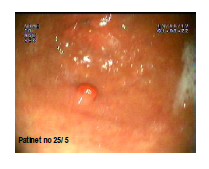
%> input picture image1.png, 209 x 169 px
$ octave circularTry.m   (GNU Octave 9; MATLAB toolbox functions it lacks are replaced by stand-ins)
%> lines starting %> are read from the running program, lines starting %| are printed output that depends on the picture; in (x1, y1, x2, y2) boxes, pixels count from 0 and x2, y2 are one past the last pixel; in counts of white or black regions, pixels touching at a corner belong together; the program's own positions count from 1
RGB = imread('image1.png');
%> RGB is the input picture: size 169x209x3 uint8; mean R, G, B 206.2, 150.9, 117.4
imshow(RGB);

I = rgb2gray(RGB);
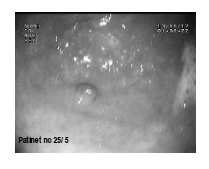
%> I: size 169x209 uint8; min 0, max 255, mean 163.6
threshold = graythresh(I);
%> threshold = 0.722
bw = im2bw(I,threshold);
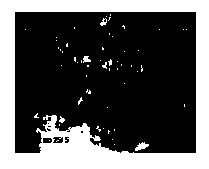
%> bw: size 169x209 logical; 32.9% white; 56 white regions (51 under 20 px), largest, box (x1, y1, x2, y2) and area: (0, 0, 209, 169) 11260, (135, 142, 149, 151) 68, (83, 56, 91, 63) 37, (100, 18, 107, 26) 30, (59, 116, 65, 123) 24
imshow(bw)

% remove all object containing fewer than 30 pixels
%bw = bwareaopen(bw,30);

% fill a gap in the pen's cap
se = strel('disk',2);
bw = imclose(bw,se);
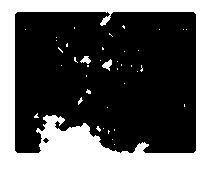
%> bw: size 169x209 logical; 33.9% white; 40 white regions (37 under 20 px), largest, box (x1, y1, x2, y2) and area: (0, 0, 209, 169) 11690, (102, 59, 112, 71) 62, (80, 56, 91, 64) 52

% fill any holes, so that regionprops can be used to estimate
% the area enclosed by each of the boundaries
bw = imfill(bw,'holes');
%> bw: size 169x209 logical; every value is 1

imshow(bw)

[B,L] = bwboundaries(bw,'noholes');
%> L: size 169x209 double; every value is 1
%> B = 1 boundary; box (x1, y1, x2, y2) and points: (0, 0, 209, 169) 753

% Display the label matrix and draw each boundary
imshow(label2rgb(L, @jet, [.5 .5 .5]))
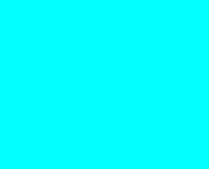
%> displayed picture: size 169x209x3, on the screen's scale of 0 to 255; mean R, G, B 0, 255, 255
hold on
for k = 1:length(B)
  boundary = B{k};
  plot(boundary(:,2), boundary(:,1), 'w', 'LineWidth', 2)
end
%> this loop made 1 pass

stats = regionprops(L,'Area','Centroid');
%> stats = 1 region; Area and Centroid: 35321 [105 85]

threshold = 0.94;

% loop over the boundaries
for k = 1:length(B)

  % obtain (X,Y) boundary coordinates corresponding to label 'k'
  boundary = B{k};

  % compute a simple estimate of the object's perimeter
  delta_sq = diff(boundary).^2;
  perimeter = sum(sqrt(sum(delta_sq,2)));

  % obtain the area calculation corresponding to label 'k'
  area = stats(k).Area;

  % compute the roundness metric
  metric = 4*pi*area/perimeter^2;

  % display the results
  metric_string = sprintf('%2.2f',metric);

  % mark objects above the threshold with a black circle
  if metric > threshold
    centroid = stats(k).Centroid;
    plot(centroid(1),centroid(2),'ko');
  end

  text(boundary(1,2)-35,boundary(1,1)+13,metric_string,'Color','y',...
       'FontSize',14,'FontWeight','bold');

end
%> this loop made 1 pass
%> (perimeter, area, metric, metric_string) on pass 1: (752, 35321, 0.785, '0.78')

title(['Metrics closer to 1 indicate that ',...
       'the object is approximately round']);
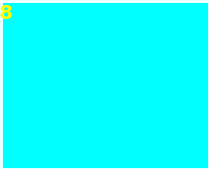
%> figure redrawn from the program's plot data; its title reads 'Metrics closer to 1 indicate that the object is approximately round'

$ run again, with 1477-7819-10-133-1.jpg saved as image1.png
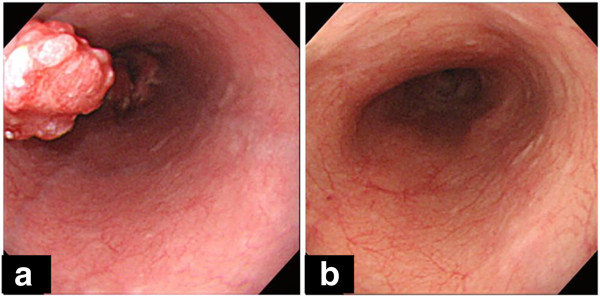
%> input picture 1477-7819-10-133-1.jpg, 600 x 297 px
%> RGB is the input picture: size 297x600x3 uint8; mean R, G, B 172.8, 100, 89.7
%> threshold = 0.439
%> `bw = imclose(bw,se);`:
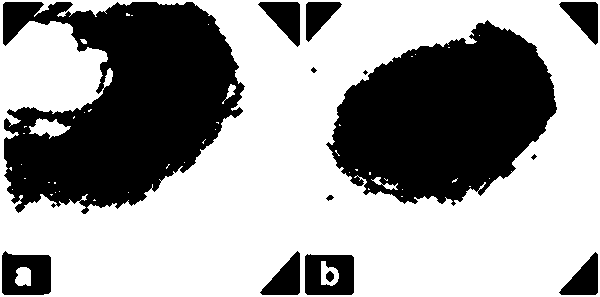
%> bw: size 297x600 logical; 61.3% white; 14 black regions (2 under 20 px), largest, box (x1, y1, x2, y2) and area: (3, 2, 245, 214) 32711, (326, 20, 557, 206) 28118, (2, 251, 51, 295) 1701
%> L: size 297x600 double; every value is 1
%> B = 1 boundary; box (x1, y1, x2, y2) and points: (0, 0, 600, 297) 1791
%> the loop `for k = 1:length(B)` made 1 pass
%> stats = 1 region; Area and Centroid: 178200 [300.5 149]
%> the loop `for k = 1:length(B)` made 1 pass
%> (perimeter, area, metric, metric_string) on pass 1: (1790, 178200, 0.699, '0.70')
%> `title(['Metrics closer to 1 indicate that ', 'the object is approximat..`:
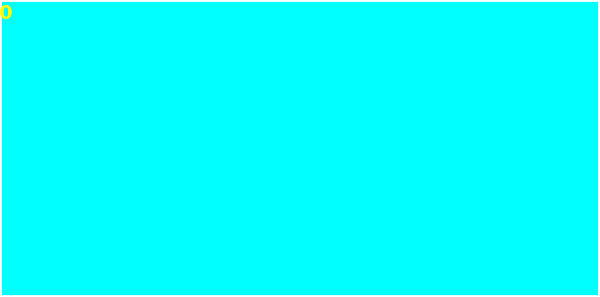
%> figure redrawn from the program's plot data; its title reads 'Metrics closer to 1 indicate that the object is approximately round'
